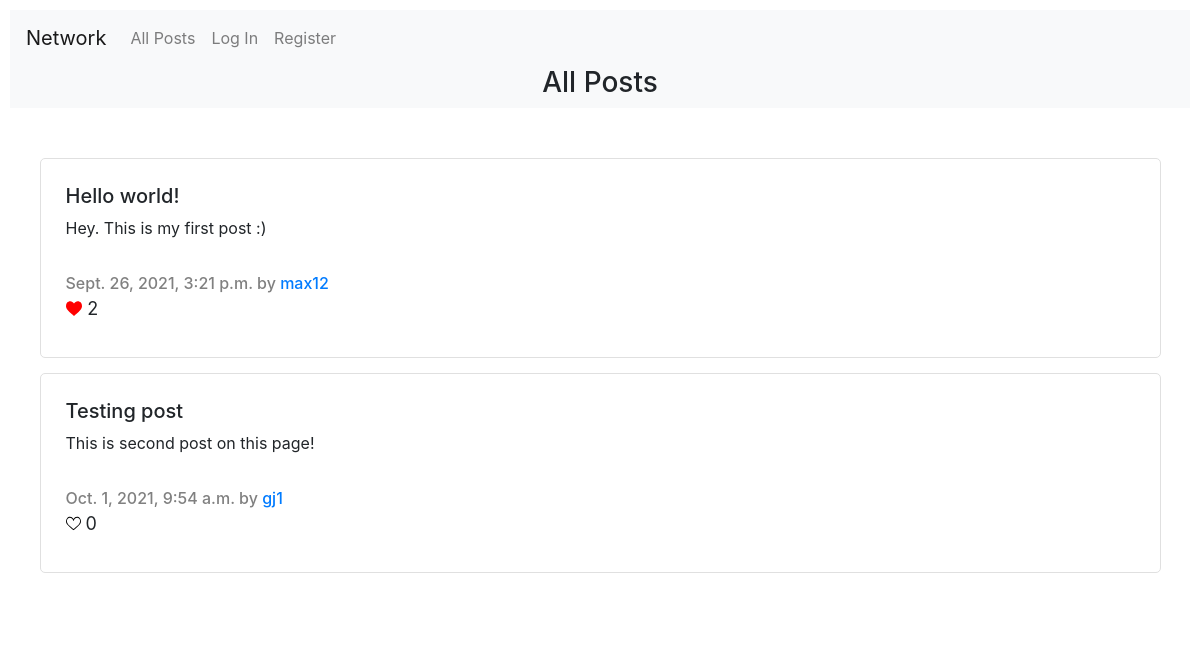
Before: / with the older database file.
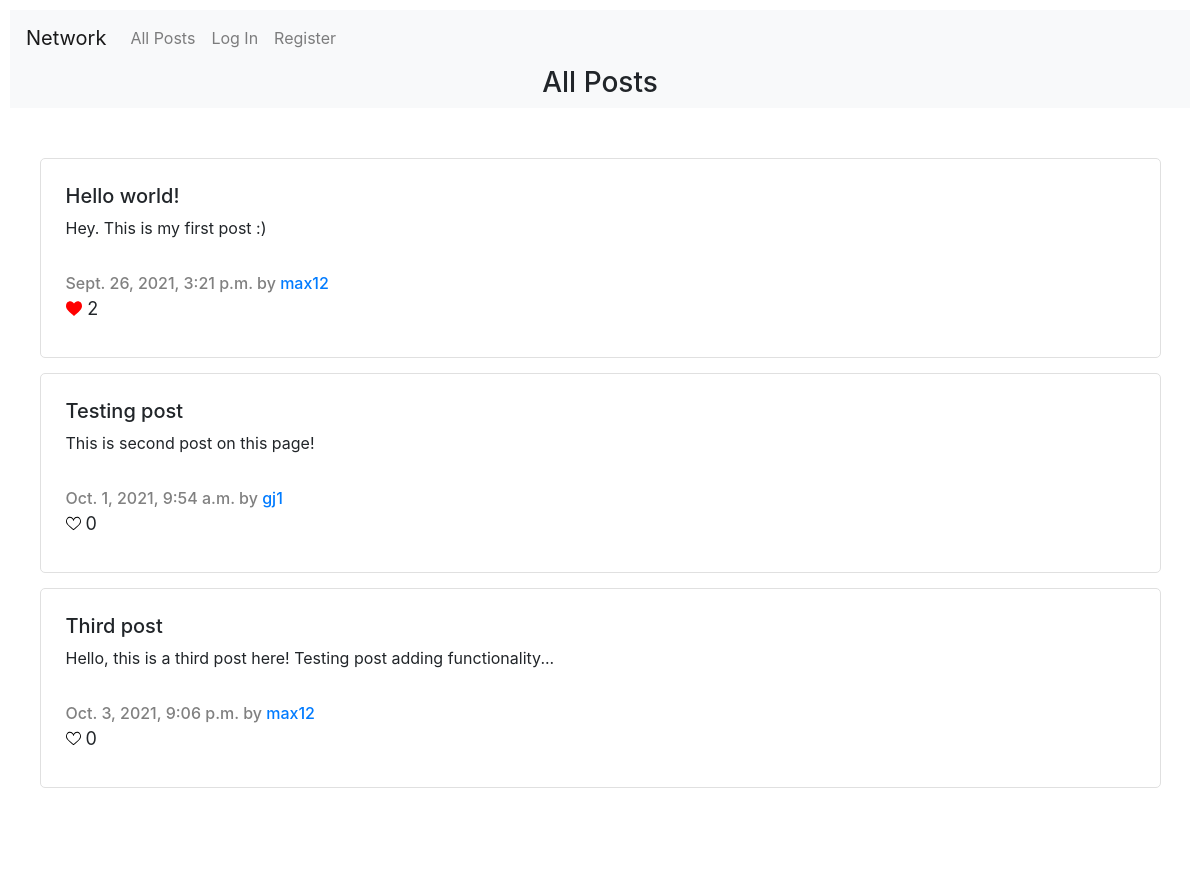
After: the same page with the newer database file.
### network/models.py (models this page shows, shortened)
class Post(models.Model):
    creator =  models.ForeignKey(User, on_delete=models.CASCADE, related_name="post_creator")
    title = models.CharField(max_length=64)
    content = models.CharField(max_length=2500)
    creation_date = models.DateTimeField(auto_now_add=True)
    edit_date = models.DateTimeField(null=True, blank=True)
    likes = models.ManyToManyField(User, related_name="liked_posts", blank=True)

class User(AbstractUser):
    followings = models.ManyToManyField('User', related_name="user_followings", blank=True, symmetrical=False)
    followers = models.ManyToManyField('User', related_name="user_followers", blank=True, symmetrical=False)
    pass

### network/views.py (the view)
# urls.py: path("", views.index, name="index"),
def index(request):
    posts = Post.objects.all()
    try:
        Post.objects.filter(likes=request.user)
        liked_post='True'
    except:
        liked_post='False'
    return render(request, "network/index.html", {
        "title": "All Posts",
        "posts": posts,
        "index": 'True',
        "liked_post": liked_post,
        "post": NewPostForm()
    })

### network/templates/network/index.html (shortened to what this page needs)
{% extends "network/layout.html" %}
{% load static %}
{% block body %}
    <div class="main_title_container">
        <h3>
            {{ title }}
        </h3>
    </div>
    <div class="content_container">
        {% for post in posts %}
            <div class="Post_container">
                <h5>
                    {{ post.title }}
                </h5>
                <p>
                    {{ post.content }}
                </p>
                <p id="post_creation_date">
                    {{ post.creation_date }} by <a href="{% url 'user' post.creator %}">{{ post.creator }}</a>
                </p>
                {% if user.is_authenticated %}
                <div class="likes_container" title="Like">
                    {% if liked_post == 'False' %}
                        <img src="{% static "network/like.svg" %}" alt="like" class="heart_icon">
                    {% else %}
                        <img src="{% static "network/unlike.svg" %}" alt="unlike" class="heart_icon">
                    {% endif %}
                    <span id="likes_counter">
                        {{ post.likes.count }}
                    </span>
                </div>
                {% else %}
                    <div class="likes_container_disabled" title="Likes">
                        {% if post.likes.count > 0 %}
                            <img src="{% static "network/unlike.svg" %}" alt="likes" class="heart_icon_disabled">
                        {% else %}
                            <img src="{% static "network/like.svg" %}" alt="likes" class="heart_icon_disabled">
                        {% endif %}
                        <span id="likes_counter">
                            {{ post.likes.count }}
                        </span>
                    </div>
                {% endif %}
            </div>
        {% endfor %}
    </div>
{% endblock %}

### network/templates/network/layout.html (shortened to what this page needs)
{% load static %}
<!DOCTYPE html>
<html lang="en">
    <head>
        <link rel="stylesheet" href="https://stackpath.bootstrapcdn.com/bootstrap/4.4.1/css/bootstrap.min.css">
        <link href="{% static 'network/styles.css' %}" rel="stylesheet">
    </head>
    <body>
        <nav class="navbar navbar-expand-lg navbar-light bg-light">
            <a class="navbar-brand" href="{% url 'index' %}">Network</a>
            <div>
              <ul class="navbar-nav mr-auto">
                <li class="nav-item">
                  <a class="nav-link" href="{% url 'index' %}">All Posts</a>
                </li>
                {% if user.is_authenticated %}
                    <li class="nav-item">
                        <a class="nav-link" href="{% url 'following' %}">Following</a>
                    </li>
                    <li class="nav-item">
                        <a class="nav-link" href="{% url 'logout' %}">Log Out</a>
                    </li>
                {% else %}
                    <li class="nav-item">
                        <a class="nav-link" href="{% url 'login' %}">Log In</a>
                    </li>
                    <li class="nav-item">
                        <a class="nav-link" href="{% url 'register' %}">Register</a>
                    </li>
                {% endif %}
              </ul>
            </div>
          </nav>
        <div class="body_container">
            {% block body %}
            {% endblock %}
        </div>
    </body>
</html>

### network/static/network/styles.css (style rules this page uses)
body { padding: 10px; margin: 0px; }
.main_title_container { display: flex; justify-content: center; align-items: center; background-color: #f8f9fa; width: 100%; }
.body_container { display: flex; flex-direction: column; justify-content: center; align-items: center; width: 100%; }
.content_container { background: white; display: flex; flex-direction: column; justify-content: center; align-items: center; width: 100%; margin-bottom: 50px; padding: 50px 0px 50px 0px; }
.Post_container, .Post_container_1 { width: 95%; min-height: 200px; border-radius: 5px; margin-bottom: 15px; padding: 25px; }
.Post_container { border: 1px solid #e0e0e0; }
#post_creation_date { padding-top: 15px; margin-bottom: 0; color: gray; font-weight: 500; }
.likes_container, .likes_container_disabled { display: flex; justify-content: flex-start; align-items: center; width: fit-content; }
#likes_counter { font-size: 18px; margin-left: 5px; }
.heart_icon, .heart_icon_disabled, .follow_icon { height: 15px; }

Changed rows visible on the page:
added Post: title "Third post", content "Hello, this is a third post here! Testing post adding functionality...", creation_date "Oct. 3, 2021, 9:06 p.m.", creator "max12", likes.count "0"
